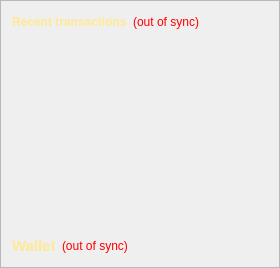
      <widget class="QFrame" name="frame_2">
       <property name="frameShape">
        <enum>QFrame::StyledPanel</enum>
       </property>
       <property name="frameShadow">
        <enum>QFrame::Raised</enum>
       </property>
       <layout class="QVBoxLayout" name="verticalLayout">
        <item>
         <layout class="QHBoxLayout" name="horizontalLayout_2">
          <item>
           <widget class="QLabel" name="label_4">
            <property name="palette">
             <palette>
              <active>
               <colorrole role="WindowText">
                <brush brushstyle="SolidPattern">
                 <color alpha="255">
                  <red>255</red>
                  <green>233</green>
                  <blue>147</blue>
                 </color>
                </brush>
               </colorrole>
               <colorrole role="Button">
                <brush brushstyle="SolidPattern">
                 <color alpha="255">
                  <red>255</red>
                  <green>233</green>
                  <blue>147</blue>
                 </color>
                </brush>
               </colorrole>
               <colorrole role="Light">
                <brush brushstyle="SolidPattern">
                 <color alpha="255">
                  <red>255</red>
                  <green>255</green>
                  <blue>255</blue>
                 </color>
                </brush>
               </colorrole>
               <colorrole role="Midlight">
                <brush brushstyle="SolidPattern">
                 <color alpha="255">
                  <red>255</red>
                  <green>244</green>
                  <blue>201</blue>
                 </color>
                </brush>
               </colorrole>
               <colorrole role="Dark">
                <brush brushstyle="SolidPattern">
                 <color alpha="255">
                  <red>127</red>
                  <green>116</green>
                  <blue>73</blue>
                 </color>
                </brush>
               </colorrole>
               <colorrole role="Mid">
                <brush brushstyle="SolidPattern">
                 <color alpha="255">
                  <red>170</red>
                  <green>155</green>
                  <blue>98</blue>
                 </color>
                </brush>
               </colorrole>
               <colorrole role="Text">
                <brush brushstyle="SolidPattern">
                 <color alpha="255">
                  <red>255</red>
                  <green>233</green>
                  <blue>147</blue>
                 </color>
                </brush>
               </colorrole>
               <colorrole role="BrightText">
                <brush brushstyle="SolidPattern">
                 <color alpha="255">
                  <red>255</red>
                  <green>255</green>
                  <blue>255</blue>
                 </color>
                </brush>
               </colorrole>
               <colorrole role="ButtonText">
                <brush brushstyle="SolidPattern">
                 <color alpha="255">
                  <red>255</red>
                  <green>233</green>
                  <blue>147</blue>
                 </color>
                </brush>
               </colorrole>
               <colorrole role="Base">
                <brush brushstyle="SolidPattern">
                 <color alpha="255">
                  <red>255</red>
                  <green>255</green>
                  <blue>255</blue>
                 </color>
                </brush>
               </colorrole>
               <colorrole role="Window">
                <brush brushstyle="SolidPattern">
                 <color alpha="255">
                  <red>255</red>
                  <green>233</green>
                  <blue>147</blue>
                 </color>
                </brush>
               </colorrole>
               <colorrole role="Shadow">
                <brush brushstyle="SolidPattern">
                 <color alpha="255">
                  <red>255</red>
                  <green>233</green>
                  <blue>147</blue>
                 </color>
                </brush>
               </colorrole>
               <colorrole role="AlternateBase">
                <brush brushstyle="SolidPattern">
                 <color alpha="255">
                  <red>255</red>
                  <green>244</green>
                  <blue>201</blue>
                 </color>
                </brush>
               </colorrole>
               <colorrole role="ToolTipBase">
                <brush brushstyle="SolidPattern">
                 <color alpha="255">
                  <red>255</red>
                  <green>255</green>
                  <blue>220</blue>
                 </color>
                </brush>
               </colorrole>
               <colorrole role="ToolTipText">
                <brush brushstyle="SolidPattern">
                 <color alpha="255">
                  <red>255</red>
                  <green>233</green>
                  <blue>147</blue>
                 </color>
                </brush>
               </colorrole>
              </active>
              <inactive>
               <colorrole role="WindowText">
                <brush brushstyle="SolidPattern">
                 <color alpha="255">
                  <red>255</red>
                  <green>233</green>
                  <blue>147</blue>
                 </color>
                </brush>
               </colorrole>
               <colorrole role="Button">
                <brush brushstyle="SolidPattern">
                 <color alpha="255">
                  <red>255</red>
                  <green>233</green>
                  <blue>147</blue>
                 </color>
                </brush>
               </colorrole>
               <colorrole role="Light">
                <brush brushstyle="SolidPattern">
                 <color alpha="255">
                  <red>255</red>
                  <green>255</green>
                  <blue>255</blue>
                 </color>
                </brush>
               </colorrole>
               <colorrole role="Midlight">
                <brush brushstyle="SolidPattern">
                 <color alpha="255">
                  <red>255</red>
                  <green>244</green>
                  <blue>201</blue>
                 </color>
                </brush>
               </colorrole>
               <colorrole role="Dark">
                <brush brushstyle="SolidPattern">
                 <color alpha="255">
                  <red>127</red>
                  <green>116</green>
                  <blue>73</blue>
                 </color>
                </brush>
               </colorrole>
               <colorrole role="Mid">
                <brush brushstyle="SolidPattern">
                 <color alpha="255">
                  <red>170</red>
                  <green>155</green>
                  <blue>98</blue>
                 </color>
                </brush>
               </colorrole>
               <colorrole role="Text">
                <brush brushstyle="SolidPattern">
                 <color alpha="255">
                  <red>255</red>
                  <green>233</green>
                  <blue>147</blue>
                 </color>
                </brush>
               </colorrole>
               <colorrole role="BrightText">
                <brush brushstyle="SolidPattern">
                 <color alpha="255">
                  <red>255</red>
                  <green>255</green>
                  <blue>255</blue>
                 </color>
                </brush>
               </colorrole>
               <colorrole role="ButtonText">
                <brush brushstyle="SolidPattern">
                 <color alpha="255">
                  <red>255</red>
                  <green>233</green>
                  <blue>147</blue>
                 </color>
                </brush>
               </colorrole>
               <colorrole role="Base">
                <brush brushstyle="SolidPattern">
                 <color alpha="255">
                  <red>255</red>
                  <green>255</green>
                  <blue>255</blue>
                 </color>
                </brush>
               </colorrole>
               <colorrole role="Window">
                <brush brushstyle="SolidPattern">
                 <color alpha="255">
                  <red>255</red>
                  <green>233</green>
                  <blue>147</blue>
                 </color>
                </brush>
               </colorrole>
               <colorrole role="Shadow">
                <brush brushstyle="SolidPattern">
                 <color alpha="255">
                  <red>255</red>
                  <green>233</green>
                  <blue>147</blue>
                 </color>
                </brush>
               </colorrole>
               <colorrole role="AlternateBase">
                <brush brushstyle="SolidPattern">
                 <color alpha="255">
                  <red>255</red>
                  <green>244</green>
                  <blue>201</blue>
                 </color>
                </brush>
               </colorrole>
               <colorrole role="ToolTipBase">
                <brush brushstyle="SolidPattern">
                 <color alpha="255">
                  <red>255</red>
                  <green>255</green>
                  <blue>220</blue>
                 </color>
                </brush>
               </colorrole>
               <colorrole role="ToolTipText">
                <brush brushstyle="SolidPattern">
                 <color alpha="255">
                  <red>255</red>
                  <green>233</green>
                  <blue>147</blue>
                 </color>
                </brush>
               </colorrole>
              </inactive>
              <disabled>
               <colorrole role="WindowText">
                <brush brushstyle="SolidPattern">
                 <color alpha="255">
                  <red>127</red>
                  <green>116</green>
                  <blue>73</blue>
                 </color>
                </brush>
               </colorrole>
               <colorrole role="Button">
                <brush brushstyle="SolidPattern">
                 <color alpha="255">
                  <red>255</red>
                  <green>233</green>
                  <blue>147</blue>
                 </color>
                </brush>
               </colorrole>
               <colorrole role="Light">
                <brush brushstyle="SolidPattern">
                 <color alpha="255">
                  <red>255</red>
                  <green>255</green>
                  <blue>255</blue>
                 </color>
                </brush>
               </colorrole>
               <colorrole role="Midlight">
                <brush brushstyle="SolidPattern">
                 <color alpha="255">
                  <red>255</red>
                  <green>244</green>
                  <blue>201</blue>
                 </color>
                </brush>
               </colorrole>
               <colorrole role="Dark">
                <brush brushstyle="SolidPattern">
                 <color alpha="255">
                  <red>127</red>
                  <green>116</green>
                  <blue>73</blue>
                 </color>
                </brush>
               </colorrole>
               <colorrole role="Mid">
                <brush brushstyle="SolidPattern">
                 <color alpha="255">
                  <red>170</red>
                  <green>155</green>
                  <blue>98</blue>
                 </color>
                </brush>
               </colorrole>
               <colorrole role="Text">
                <brush brushstyle="SolidPattern">
                 <color alpha="255">
                  <red>127</red>
                  <green>116</green>
                  <blue>73</blue>
                 </color>
                </brush>
               </colorrole>
               <colorrole role="BrightText">
                <brush brushstyle="SolidPattern">
                 <color alpha="255">
                  <red>255</red>
                  <green>255</green>
                  <blue>255</blue>
                 </color>
                </brush>
               </colorrole>
               <colorrole role="ButtonText">
                <brush brushstyle="SolidPattern">
                 <color alpha="255">
                  <red>127</red>
                  <green>116</green>
                  <blue>73</blue>
                 </color>
                </brush>
               </colorrole>
               <colorrole role="Base">
                <brush brushstyle="SolidPattern">
                 <color alpha="255">
                  <red>255</red>
                  <green>233</green>
                  <blue>147</blue>
                 </color>
                </brush>
               </colorrole>
               <colorrole role="Window">
                <brush brushstyle="SolidPattern">
                 <color alpha="255">
                  <red>255</red>
                  <green>233</green>
                  <blue>147</blue>
                 </color>
                </brush>
               </colorrole>
               <colorrole role="Shadow">
                <brush brushstyle="SolidPattern">
                 <color alpha="255">
                  <red>255</red>
                  <green>233</green>
                  <blue>147</blue>
                 </color>
                </brush>
               </colorrole>
               <colorrole role="AlternateBase">
                <brush brushstyle="SolidPattern">
                 <color alpha="255">
                  <red>255</red>
                  <green>233</green>
                  <blue>147</blue>
                 </color>
                </brush>
               </colorrole>
               <colorrole role="ToolTipBase">
                <brush brushstyle="SolidPattern">
                 <color alpha="255">
                  <red>255</red>
                  <green>255</green>
                  <blue>220</blue>
                 </color>
                </brush>
               </colorrole>
               <colorrole role="ToolTipText">
                <brush brushstyle="SolidPattern">
                 <color alpha="255">
                  <red>255</red>
                  <green>233</green>
                  <blue>147</blue>
                 </color>
                </brush>
               </colorrole>
              </disabled>
             </palette>
            </property>
            <property name="font">
             <font>
              <weight>75</weight>
              <bold>true</bold>
             </font>
            </property>
            <property name="text">
             <string>&lt;b&gt;Recent transactions&lt;/b&gt;</string>
            </property>
           </widget>
          </item>
          <item>
           <widget class="QLabel" name="labelTransactionsStatus">
            <property name="toolTip">
             <string>The displayed information may be out of date. Your wallet automatically synchronizes with the NanoCoin network after a connection is established, but this process has not completed yet.</string>
            </property>
            <property name="styleSheet">
             <string notr="true">QLabel { color: red; }</string>
            </property>
            <property name="text">
             <string notr="true">(out of sync)</string>
            </property>
            <property name="alignment">
             <set>Qt::AlignRight|Qt::AlignTrailing|Qt::AlignVCenter</set>
            </property>
           </widget>
          </item>
          <item>
           <spacer name="horizontalSpacer">
            <property name="orientation">
             <enum>Qt::Horizontal</enum>
            </property>
            <property name="sizeHint" stdset="0">
             <size>
              <width>40</width>
              <height>20</height>
             </size>
            </property>
           </spacer>
          </item>
         </layout>
        </item>
        <item>
         <widget class="QListView" name="listTransactions">
          <property name="font">
           <font>
            <weight>75</weight>
            <bold>true</bold>
           </font>
          </property>
          <property name="styleSheet">
           <string notr="true">QListView { background: transparent; }</string>
          </property>
          <property name="frameShape">
           <enum>QFrame::NoFrame</enum>
          </property>
          <property name="verticalScrollBarPolicy">
           <enum>Qt::ScrollBarAlwaysOff</enum>
          </property>
          <property name="horizontalScrollBarPolicy">
           <enum>Qt::ScrollBarAlwaysOff</enum>
          </property>
          <property name="selectionMode">
           <enum>QAbstractItemView::NoSelection</enum>
          </property>
         </widget>
        </item>
        <item>
         <layout class="QHBoxLayout" name="horizontalLayout_4">
          <item>
           <widget class="QLabel" name="label_5">
            <property name="palette">
             <palette>
              <active>
               <colorrole role="WindowText">
                <brush brushstyle="SolidPattern">
                 <color alpha="255">
                  <red>255</red>
                  <green>233</green>
                  <blue>147</blue>
                 </color>
                </brush>
               </colorrole>
               <colorrole role="Button">
                <brush brushstyle="SolidPattern">
                 <color alpha="255">
                  <red>255</red>
                  <green>233</green>
                  <blue>147</blue>
                 </color>
                </brush>
               </colorrole>
               <colorrole role="Light">
                <brush brushstyle="SolidPattern">
                 <color alpha="255">
                  <red>255</red>
                  <green>255</green>
                  <blue>255</blue>
                 </color>
                </brush>
               </colorrole>
               <colorrole role="Midlight">
                <brush brushstyle="SolidPattern">
                 <color alpha="255">
                  <red>255</red>
                  <green>244</green>
                  <blue>201</blue>
                 </color>
                </brush>
               </colorrole>
               <colorrole role="Dark">
                <brush brushstyle="SolidPattern">
                 <color alpha="255">
                  <red>127</red>
                  <green>116</green>
                  <blue>73</blue>
                 </color>
                </brush>
               </colorrole>
               <colorrole role="Mid">
                <brush brushstyle="SolidPattern">
                 <color alpha="255">
                  <red>170</red>
                  <green>155</green>
                  <blue>98</blue>
                 </color>
                </brush>
               </colorrole>
               <colorrole role="Text">
                <brush brushstyle="SolidPattern">
                 <color alpha="255">
                  <red>255</red>
                  <green>233</green>
                  <blue>147</blue>
                 </color>
                </brush>
               </colorrole>
               <colorrole role="BrightText">
                <brush brushstyle="SolidPattern">
                 <color alpha="255">
                  <red>255</red>
                  <green>255</green>
                  <blue>255</blue>
                 </color>
                </brush>
               </colorrole>
               <colorrole role="ButtonText">
                <brush brushstyle="SolidPattern">
                 <color alpha="255">
                  <red>255</red>
                  <green>233</green>
                  <blue>147</blue>
                 </color>
                </brush>
               </colorrole>
               <colorrole role="Base">
                <brush brushstyle="SolidPattern">
                 <color alpha="255">
                  <red>255</red>
                  <green>255</green>
                  <blue>255</blue>
                 </color>
                </brush>
               </colorrole>
               <colorrole role="Window">
                <brush brushstyle="SolidPattern">
                 <color alpha="255">
                  <red>255</red>
                  <green>233</green>
                  <blue>147</blue>
                 </color>
                </brush>
               </colorrole>
               <colorrole role="Shadow">
                <brush brushstyle="SolidPattern">
                 <color alpha="255">
                  <red>255</red>
                  <green>233</green>
                  <blue>147</blue>
                 </color>
                </brush>
               </colorrole>
               <colorrole role="AlternateBase">
                <brush brushstyle="SolidPattern">
                 <color alpha="255">
                  <red>255</red>
                  <green>244</green>
                  <blue>201</blue>
                 </color>
                </brush>
               </colorrole>
               <colorrole role="ToolTipBase">
                <brush brushstyle="SolidPattern">
                 <color alpha="255">
                  <red>255</red>
                  <green>255</green>
                  <blue>220</blue>
                 </color>
                </brush>
               </colorrole>
               <colorrole role="ToolTipText">
                <brush brushstyle="SolidPattern">
                 <color alpha="255">
                  <red>255</red>
                  <green>233</green>
                  <blue>147</blue>
                 </color>
                </brush>
               </colorrole>
              </active>
              <inactive>
               <colorrole role="WindowText">
                <brush brushstyle="SolidPattern">
                 <color alpha="255">
                  <red>255</red>
                  <green>233</green>
                  <blue>147</blue>
                 </color>
                </brush>
               </colorrole>
               <colorrole role="Button">
                <brush brushstyle="SolidPattern">
                 <color alpha="255">
                  <red>255</red>
                  <green>233</green>
                  <blue>147</blue>
                 </color>
                </brush>
               </colorrole>
               <colorrole role="Light">
                <brush brushstyle="SolidPattern">
                 <color alpha="255">
                  <red>255</red>
                  <green>255</green>
                  <blue>255</blue>
                 </color>
                </brush>
               </colorrole>
               <colorrole role="Midlight">
                <brush brushstyle="SolidPattern">
                 <color alpha="255">
                  <red>255</red>
                  <green>244</green>
                  <blue>201</blue>
                 </color>
                </brush>
               </colorrole>
               <colorrole role="Dark">
                <brush brushstyle="SolidPattern">
                 <color alpha="255">
                  <red>127</red>
                  <green>116</green>
                  <blue>73</blue>
                 </color>
                </brush>
               </colorrole>
               <colorrole role="Mid">
                <brush brushstyle="SolidPattern">
                 <color alpha="255">
                  <red>170</red>
                  <green>155</green>
                  <blue>98</blue>
                 </color>
                </brush>
               </colorrole>
               <colorrole role="Text">
                <brush brushstyle="SolidPattern">
                 <color alpha="255">
                  <red>255</red>
                  <green>233</green>
                  <blue>147</blue>
                 </color>
                </brush>
               </colorrole>
               <colorrole role="BrightText">
                <brush brushstyle="SolidPattern">
                 <color alpha="255">
                  <red>255</red>
                  <green>255</green>
                  <blue>255</blue>
                 </color>
                </brush>
               </colorrole>
               <colorrole role="ButtonText">
                <brush brushstyle="SolidPattern">
                 <color alpha="255">
                  <red>255</red>
                  <green>233</green>
                  <blue>147</blue>
                 </color>
                </brush>
               </colorrole>
               <colorrole role="Base">
                <brush brushstyle="SolidPattern">
                 <color alpha="255">
                  <red>255</red>
                  <green>255</green>
                  <blue>255</blue>
                 </color>
                </brush>
               </colorrole>
               <colorrole role="Window">
                <brush brushstyle="SolidPattern">
                 <color alpha="255">
                  <red>255</red>
                  <green>233</green>
                  <blue>147</blue>
                 </color>
                </brush>
               </colorrole>
               <colorrole role="Shadow">
                <brush brushstyle="SolidPattern">
                 <color alpha="255">
                  <red>255</red>
                  <green>233</green>
                  <blue>147</blue>
                 </color>
                </brush>
               </colorrole>
               <colorrole role="AlternateBase">
                <brush brushstyle="SolidPattern">
                 <color alpha="255">
                  <red>255</red>
                  <green>244</green>
                  <blue>201</blue>
                 </color>
                </brush>
               </colorrole>
               <colorrole role="ToolTipBase">
                <brush brushstyle="SolidPattern">
                 <color alpha="255">
                  <red>255</red>
                  <green>255</green>
                  <blue>220</blue>
                 </color>
                </brush>
               </colorrole>
               <colorrole role="ToolTipText">
                <brush brushstyle="SolidPattern">
                 <color alpha="255">
                  <red>255</red>
                  <green>233</green>
                  <blue>147</blue>
                 </color>
                </brush>
               </colorrole>
              </inactive>
              <disabled>
               <colorrole role="WindowText">
                <brush brushstyle="SolidPattern">
                 <color alpha="255">
                  <red>127</red>
                  <green>116</green>
                  <blue>73</blue>
                 </color>
                </brush>
               </colorrole>
               <colorrole role="Button">
                <brush brushstyle="SolidPattern">
                 <color alpha="255">
                  <red>255</red>
                  <green>233</green>
                  <blue>147</blue>
                 </color>
                </brush>
               </colorrole>
               <colorrole role="Light">
                <brush brushstyle="SolidPattern">
                 <color alpha="255">
                  <red>255</red>
                  <green>255</green>
                  <blue>255</blue>
                 </color>
                </brush>
               </colorrole>
               <colorrole role="Midlight">
                <brush brushstyle="SolidPattern">
                 <color alpha="255">
                  <red>255</red>
                  <green>244</green>
                  <blue>201</blue>
                 </color>
                </brush>
               </colorrole>
               <colorrole role="Dark">
                <brush brushstyle="SolidPattern">
                 <color alpha="255">
                  <red>127</red>
                  <green>116</green>
                  <blue>73</blue>
                 </color>
                </brush>
               </colorrole>
               <colorrole role="Mid">
                <brush brushstyle="SolidPattern">
                 <color alpha="255">
                  <red>170</red>
                  <green>155</green>
                  <blue>98</blue>
                 </color>
                </brush>
               </colorrole>
               <colorrole role="Text">
                <brush brushstyle="SolidPattern">
                 <color alpha="255">
                  <red>127</red>
                  <green>116</green>
                  <blue>73</blue>
                 </color>
                </brush>
               </colorrole>
               <colorrole role="BrightText">
                <brush brushstyle="SolidPattern">
                 <color alpha="255">
                  <red>255</red>
                  <green>255</green>
                  <blue>255</blue>
                 </color>
                </brush>
               </colorrole>
               <colorrole role="ButtonText">
                <brush brushstyle="SolidPattern">
                 <color alpha="255">
                  <red>127</red>
                  <green>116</green>
                  <blue>73</blue>
                 </color>
                </brush>
               </colorrole>
               <colorrole role="Base">
                <brush brushstyle="SolidPattern">
                 <color alpha="255">
                  <red>255</red>
                  <green>233</green>
                  <blue>147</blue>
                 </color>
                </brush>
               </colorrole>
               <colorrole role="Window">
                <brush brushstyle="SolidPattern">
                 <color alpha="255">
                  <red>255</red>
                  <green>233</green>
                  <blue>147</blue>
                 </color>
                </brush>
               </colorrole>
               <colorrole role="Shadow">
                <brush brushstyle="SolidPattern">
                 <color alpha="255">
                  <red>255</red>
                  <green>233</green>
                  <blue>147</blue>
                 </color>
                </brush>
               </colorrole>
               <colorrole role="AlternateBase">
                <brush brushstyle="SolidPattern">
                 <color alpha="255">
                  <red>255</red>
                  <green>233</green>
                  <blue>147</blue>
                 </color>
                </brush>
               </colorrole>
               <colorrole role="ToolTipBase">
                <brush brushstyle="SolidPattern">
                 <color alpha="255">
                  <red>255</red>
                  <green>255</green>
                  <blue>220</blue>
                 </color>
                </brush>
               </colorrole>
               <colorrole role="ToolTipText">
                <brush brushstyle="SolidPattern">
                 <color alpha="255">
                  <red>255</red>
                  <green>233</green>
                  <blue>147</blue>
                 </color>
                </brush>
               </colorrole>
              </disabled>
             </palette>
            </property>
            <property name="font">
             <font>
              <pointsize>11</pointsize>
              <weight>75</weight>
              <bold>true</bold>
             </font>
            </property>
            <property name="text">
             <string>Wallet</string>
            </property>
           </widget>
          </item>
          <item>
           <widget class="QLabel" name="labelWalletStatus">
            <property name="toolTip">
             <string>The displayed information may be out of date. Your wallet automatically synchronizes with the NanoCoin network after a connection is established, but this process has not completed yet.</string>
            </property>
            <property name="styleSheet">
             <string notr="true">QLabel { color: red; }</string>
            </property>
            <property name="text">
             <string notr="true">(out of sync)</string>
            </property>
            <property name="alignment">
             <set>Qt::AlignLeading|Qt::AlignLeft|Qt::AlignVCenter</set>
            </property>
           </widget>
          </item>
          <item>
           <spacer name="horizontalSpacer_2">
            <property name="orientation">
             <enum>Qt::Horizontal</enum>
            </property>
            <property name="sizeHint" stdset="0">
             <size>
              <width>40</width>
              <height>20</height>
             </size>
            </property>
           </spacer>
          </item>
         </layout>
        </item>
       </layout>
      </widget>
